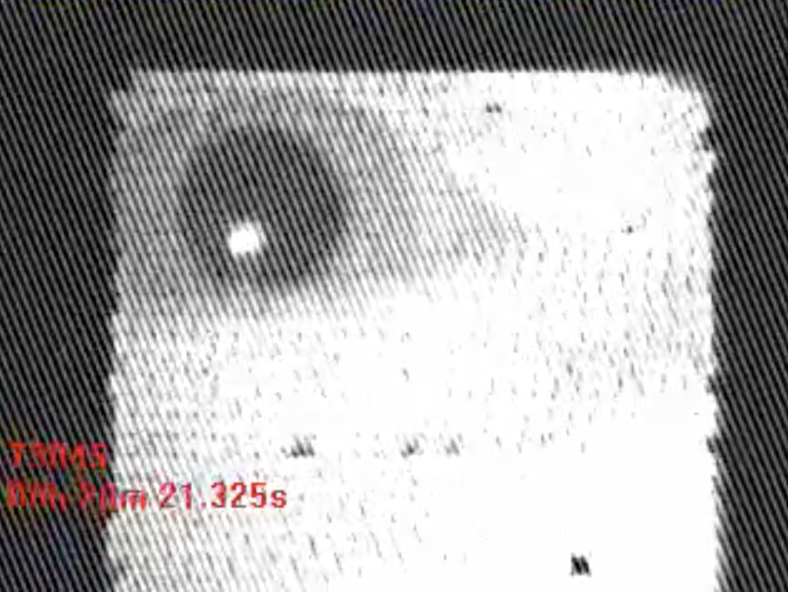
#> input picture input/sample.png, 2364 x 1776 px (shown at 1/3 size)
$ python cut.py
#> lines starting #> are read from the running program, lines starting #| are printed output that depends on the picture
from PIL import Image

imageObject = Image.open("input/sample.png")
#> imageObject is the input picture: PIL image 2364x1776 RGBA; mean R, G, B, A 166.9, 165.5, 165.5, 255

cropped = imageObject.crop((350,230,1700,3000))
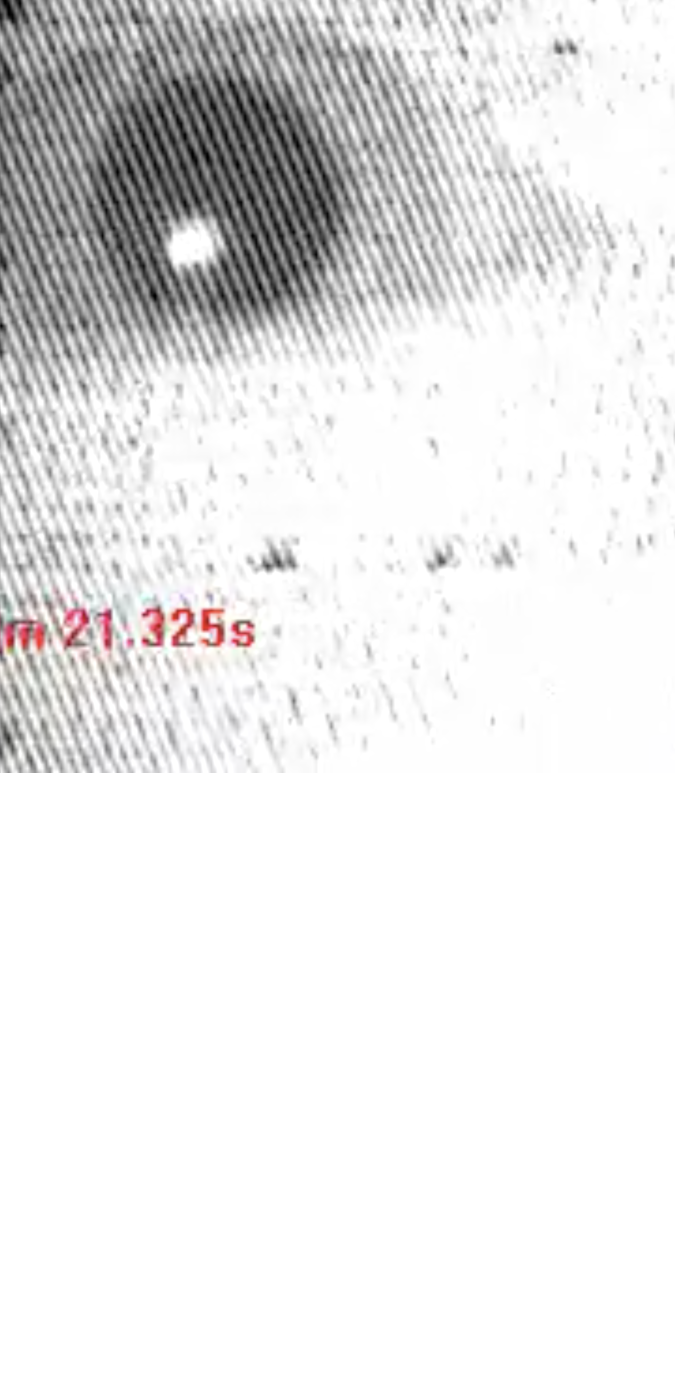
#> cropped: PIL image 1350x2770 RGBA (shown at 1/2 size); mean R, G, B, A 119, 118.4, 118.5, 142.3; transparent parts drawn white

cropped.save('output/cropped.png')

$ run again, with input/Eye_tracking.png copied over input/sample.png
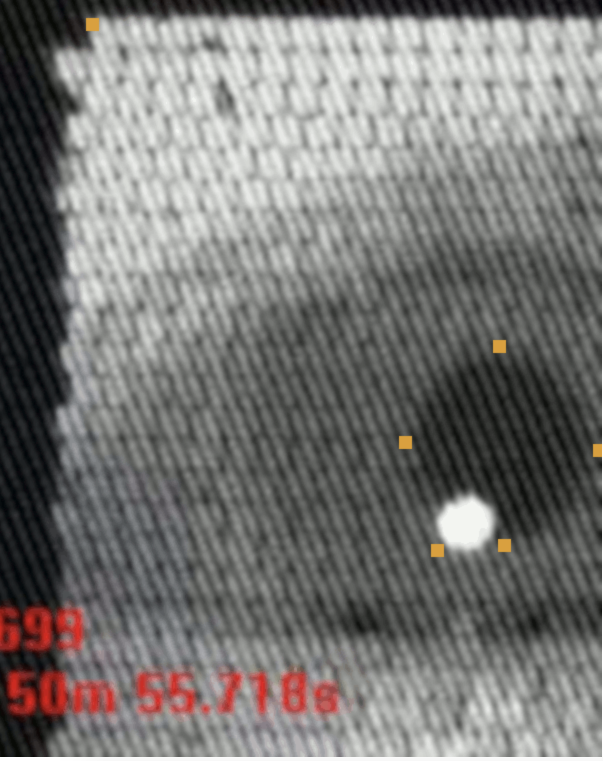
#> input picture input/Eye_tracking.png, 1206 x 1522 px (shown at 1/2 size)
#> imageObject is the input picture: PIL image 1206x1522 RGBA; mean R, G, B, A 119.8, 118.3, 116.3, 255
#> `cropped = imageObject.crop((350,230,1700,3000))`:
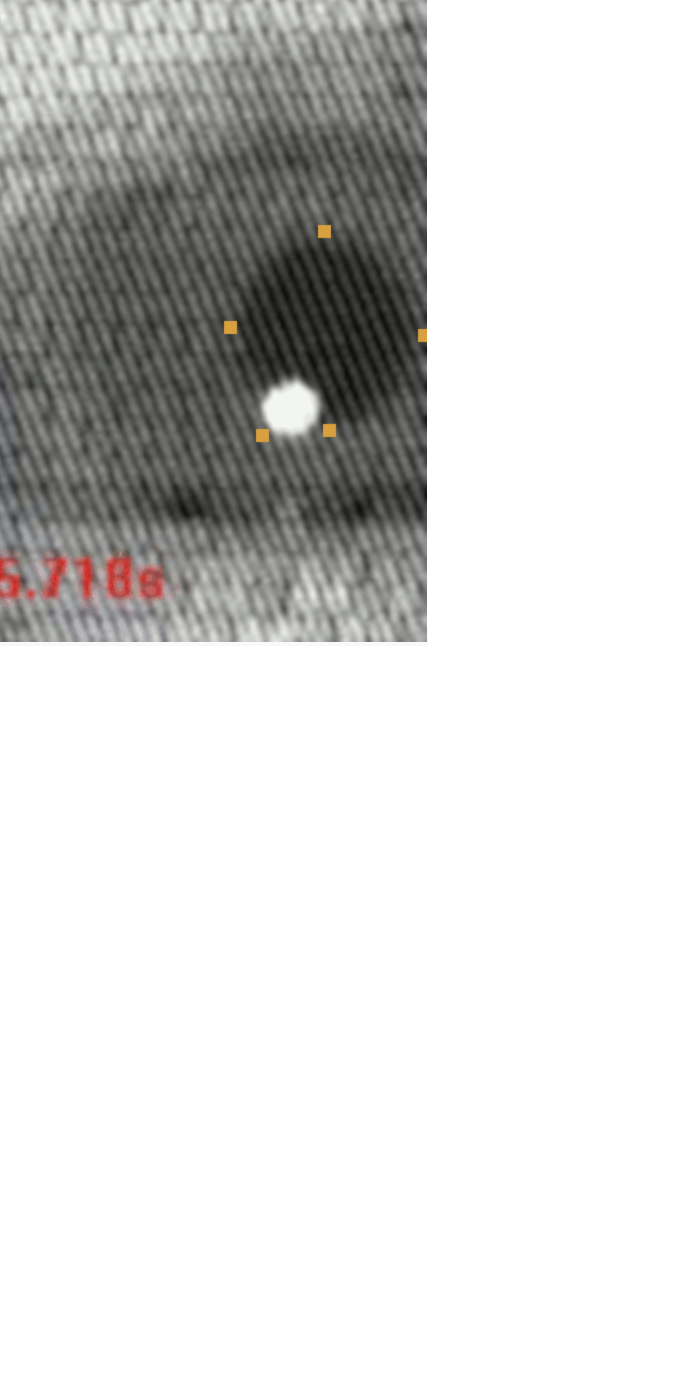
#> cropped: PIL image 1350x2770 RGBA (shown at 1/2 size); mean R, G, B, A 34.6, 34.6, 33.8, 75.4; transparent parts drawn white
